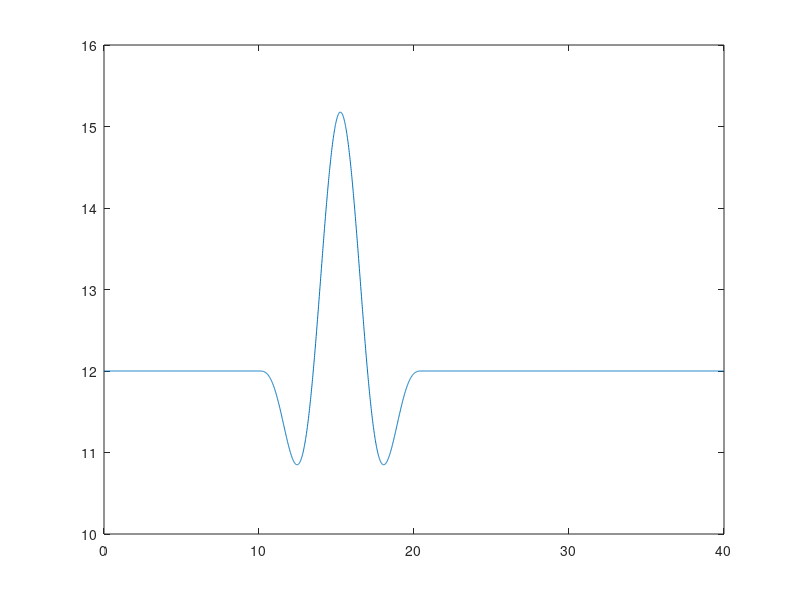

Write MATLAB code to recreate this figure. (Note: this script raises an error after producing the figure.)
clear all;
close all;
clc;

%%
FileName = 'EOG_URef_12';

%% Preprocessing
% time
T           = 40;                   % [s]   simulation length
dt          = 1/80;               	% [s]   simulation time step

% wind
V_hub       = 12;                   % [m/s] mean wind speed at hub height 
T_gust      = 10.5;                 % [s]   length of EOG
t_start     = 10;                   % [s]   time when EOG should start
V_ref       = 50;                   % [m/s] reference wind speed average over 10 min
I_ref       = 0.14;                 % [-]   expected value of the turbulence intensity at 15 m/s
D           = 240;                  % [m]   rotor diameter

% calculation of wind signals
t           = 0:dt:T-dt;

% Longitudinal scale parameter at hub height (assuming hub height >60 m)
lambda1     = 42;

% Extreme Operational Gust (EOG) definition
sigma1      = I_ref * (0.75*V_hub + 5.6);
V_e50     	= 1.4*V_ref;
V_e1      	= 0.8*V_e50;
V_gust      = min([1.35*(V_e1-V_hub), 3.3*(sigma1/(1+0.1*D/lambda1))]);

% EOG wind speed vector
u           = zeros(1, length(t));
for iTimeStep = 1:length(t)
    if (t(iTimeStep) >= t_start) && (t(iTimeStep) <= t_start+T_gust)
        t_EOG           = t(iTimeStep) - t_start;
        u(iTimeStep)    = V_hub-0.37*V_gust*sin(3*pi*t_EOG/T_gust)*(1-cos(2*pi*t_EOG/T_gust));
    else
        u(iTimeStep)    = V_hub;
    end
end


figure()
plot(t,u)


% Some variables required in the Type 4 wind: Bladed style
HubHeight   = 150;
dy          = 150;
dz          = 150;
Ny          = 3;
Nz          = 3;
URef        = V_hub;
zOffset     = HubHeight;
z0          = 0.1;          % the rougthness length, not really used


SummVars(1) = HubHeight;    % HubHeight
SummVars(3) = URef;

velocity    = zeros(max(size(t)),3,Ny,Nz);
% prepare to write out
for iy = 1:Ny
    for iz = 1:Nz
        velocity(:,1,iy,iz) = u;
    end
end

% here we use std u for v and w components, to avoid dividing by zero
SummVars(4) = std(squeeze(velocity(:,1,1,1)))/URef*100;
SummVars(5) = std(squeeze(velocity(:,1,1,1)))/URef*100;
SummVars(6) = std(squeeze(velocity(:,1,1,1)))/URef*100;

disp('Exporting rotor plane wind field as ".wnd" binary files...')
% write the .wnd
WriteBLgrid([FileName '.wnd'], velocity, dy, dz, dt, zOffset, z0, SummVars)

% Now write a sum file
fileID    = fopen([FileName '.sum'],'w');
fprintf(fileID,'This summary file is not complete it only contains required information for the OpenFAST');
fprintf(fileID,'\n');
fprintf(fileID,'F        Clockwise rotation when looking downwind?\n');
fprintf(fileID,[num2str(SummVars(1)) '  Hub height [m] \n']);
fprintf(fileID,['UBar   =  ' num2str(SummVars(3)) ' m/s \n']);
fprintf(fileID,['TI(u)  =  ' num2str(SummVars(4)) ' %%\n']);
fprintf(fileID,['TI(v)  =  ' num2str(SummVars(5)) ' %%\n']);
fprintf(fileID,['TI(w)  =  ' num2str(SummVars(6)) ' %%\n']);
fprintf(fileID,['Height Offset =  ' num2str(0) ' m\n']);
fprintf(fileID,'Creating a PERIODIC output file.');
fclose(fileID);

